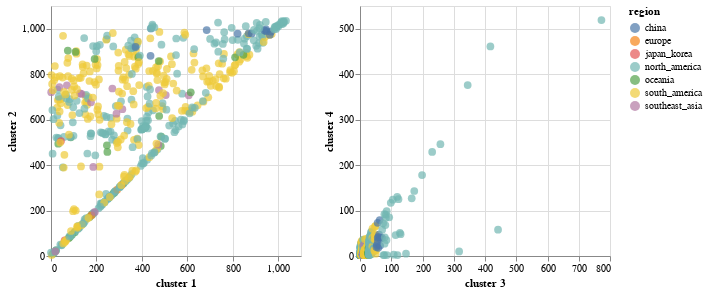

Notebook code for this chart:
### Code cell
import altair as alt


brush = alt.selection(type='interval', resolve='global')
#link the charts
pc1 = alt.Chart(finalDf).mark_circle(size=60).encode(
    x='cluster 1',
    y='cluster 2',
    color=alt.condition(brush, 'region', alt.ColorValue('gray')),
    tooltip=['strain', 'region']
).add_selection(
    brush
).properties(
    width=250,
    height=250
)
#Make this into a website (view compiled vega -- gives you the javascript -- put that into a HTML script)

pc34 = alt.Chart(finalDf).mark_circle(size=60).encode(
    x='cluster 3',
    y='cluster 4',
    color=alt.condition(brush, 'region', alt.ColorValue('gray')),
    tooltip=['strain', 'region']
).add_selection(
    brush
).properties(
    width=250,
    height=250
)

   
pc1.encode(x='cluster 1') | pc34.encode(x='cluster 3')

### Figure 1 — Vega-Lite specification as saved in the notebook (floating-point values rounded to 4 significant figures; data arrays with more than 128 entries replaced by an {"elided": "..."} marker saying what was removed)
{"$schema": "https://vega.github.io/schema/vega-lite/v3.3.0.json", "config": {"mark": {"tooltip": null}, "view": {"height": 300, "width": 400}}, "data": {"name": "data-9bd8784e697067d7b79e6cd17bd50afa"}, "datasets": {"data-9bd8784e697067d7b79e6cd17bd50afa": {"elided": "701 records"}}, "hconcat": [{"encoding": {"color": {"condition": {"field": "region", "selection": "selector005", "type": "nominal"}, "value": "gray"}, "tooltip": [{"field": "strain", "type": "nominal"}, {"field": "region", "type": "nominal"}], "x": {"field": "cluster 1", "type": "quantitative"}, "y": {"field": "cluster 2", "type": "quantitative"}}, "height": 250, "mark": {"size": 60, "type": "circle"}, "selection": {"selector005": {"resolve": "global", "type": "interval"}}, "width": 250}, {"encoding": {"color": {"condition": {"field": "region", "selection": "selector005", "type": "nominal"}, "value": "gray"}, "tooltip": [{"field": "strain", "type": "nominal"}, {"field": "region", "type": "nominal"}], "x": {"field": "cluster 3", "type": "quantitative"}, "y": {"field": "cluster 4", "type": "quantitative"}}, "height": 250, "mark": {"size": 60, "type": "circle"}, "selection": {"selector005": {"resolve": "global", "type": "interval"}}, "width": 250}]}
